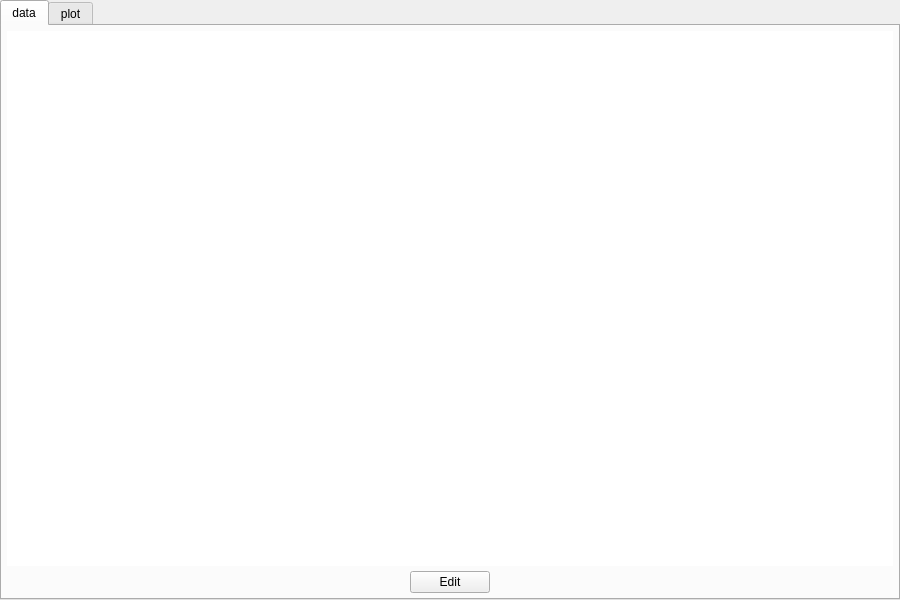
<?xml version="1.0" encoding="UTF-8"?>
<ui version="4.0">
 <class>CsvDataDialogui</class>
 <widget class="QFrame" name="CsvDataDialogui">
  <property name="geometry">
   <rect>
    <x>0</x>
    <y>0</y>
    <width>900</width>
    <height>600</height>
   </rect>
  </property>
  <property name="sizePolicy">
   <sizepolicy hsizetype="Minimum" vsizetype="Minimum">
    <horstretch>0</horstretch>
    <verstretch>0</verstretch>
   </sizepolicy>
  </property>
  <property name="minimumSize">
   <size>
    <width>900</width>
    <height>600</height>
   </size>
  </property>
  <property name="windowTitle">
   <string>Frame</string>
  </property>
  <layout class="QVBoxLayout" name="verticalLayout_4">
   <property name="spacing">
    <number>0</number>
   </property>
   <property name="leftMargin">
    <number>0</number>
   </property>
   <property name="topMargin">
    <number>0</number>
   </property>
   <property name="rightMargin">
    <number>0</number>
   </property>
   <property name="bottomMargin">
    <number>0</number>
   </property>
   <item>
    <widget class="QTabWidget" name="tabWidget">
     <property name="minimumSize">
      <size>
       <width>688</width>
       <height>0</height>
      </size>
     </property>
     <property name="currentIndex">
      <number>0</number>
     </property>
     <widget class="QWidget" name="tab">
      <attribute name="title">
       <string>data</string>
      </attribute>
      <layout class="QVBoxLayout" name="verticalLayout" stretch="99,1">
       <property name="spacing">
        <number>5</number>
       </property>
       <property name="leftMargin">
        <number>5</number>
       </property>
       <property name="topMargin">
        <number>5</number>
       </property>
       <property name="rightMargin">
        <number>5</number>
       </property>
       <property name="bottomMargin">
        <number>5</number>
       </property>
       <item>
        <widget class="QTableWidget" name="tableWidget">
         <property name="frameShape">
          <enum>QFrame::NoFrame</enum>
         </property>
         <property name="gridStyle">
          <enum>Qt::SolidLine</enum>
         </property>
        </widget>
       </item>
       <item>
        <layout class="QHBoxLayout" name="horizontalLayout" stretch="1,0,1">
         <property name="spacing">
          <number>5</number>
         </property>
         <item>
          <spacer name="horizontalSpacer_3">
           <property name="orientation">
            <enum>Qt::Horizontal</enum>
           </property>
           <property name="sizeHint" stdset="0">
            <size>
             <width>40</width>
             <height>20</height>
            </size>
           </property>
          </spacer>
         </item>
         <item>
          <widget class="QPushButton" name="pushButton_2">
           <property name="text">
            <string>Edit</string>
           </property>
          </widget>
         </item>
         <item>
          <spacer name="horizontalSpacer">
           <property name="orientation">
            <enum>Qt::Horizontal</enum>
           </property>
           <property name="sizeHint" stdset="0">
            <size>
             <width>40</width>
             <height>20</height>
            </size>
           </property>
          </spacer>
         </item>
        </layout>
       </item>
      </layout>
     </widget>
     <widget class="QWidget" name="tab_2">
      <attribute name="title">
       <string>plot</string>
      </attribute>
      <layout class="QVBoxLayout" name="verticalLayout_3" stretch="0">
       <property name="spacing">
        <number>0</number>
       </property>
       <property name="leftMargin">
        <number>0</number>
       </property>
       <property name="topMargin">
        <number>0</number>
       </property>
       <property name="rightMargin">
        <number>0</number>
       </property>
       <property name="bottomMargin">
        <number>0</number>
       </property>
       <item>
        <widget class="QGroupBox" name="groupBox_3">
         <property name="title">
          <string/>
         </property>
         <layout class="QVBoxLayout" name="verticalLayout_2" stretch="1,97,0">
          <property name="spacing">
           <number>5</number>
          </property>
          <property name="leftMargin">
           <number>5</number>
          </property>
          <property name="topMargin">
           <number>5</number>
          </property>
          <property name="rightMargin">
           <number>5</number>
          </property>
          <property name="bottomMargin">
           <number>5</number>
          </property>
          <item>
           <layout class="QHBoxLayout" name="horizontalLayout_2" stretch="0,0,0,0,0,0">
            <property name="spacing">
             <number>0</number>
            </property>
            <item>
             <spacer name="horizontalSpacer_5">
              <property name="orientation">
               <enum>Qt::Horizontal</enum>
              </property>
              <property name="sizeHint" stdset="0">
               <size>
                <width>40</width>
                <height>20</height>
               </size>
              </property>
             </spacer>
            </item>
            <item>
             <widget class="QLabel" name="label_9">
              <property name="text">
               <string>cpk: </string>
              </property>
             </widget>
            </item>
            <item>
             <widget class="QLabel" name="cpkmode">
              <property name="text">
               <string>double limit</string>
              </property>
             </widget>
            </item>
            <item>
             <widget class="QLabel" name="label">
              <property name="text">
               <string>, chart: </string>
              </property>
             </widget>
            </item>
            <item>
             <widget class="QLabel" name="chartmode">
              <property name="text">
               <string>histogram</string>
              </property>
             </widget>
            </item>
            <item>
             <spacer name="horizontalSpacer_6">
              <property name="orientation">
               <enum>Qt::Horizontal</enum>
              </property>
              <property name="sizeHint" stdset="0">
               <size>
                <width>40</width>
                <height>20</height>
               </size>
              </property>
             </spacer>
            </item>
           </layout>
          </item>
          <item>
           <layout class="QHBoxLayout" name="horizontalLayout_8" stretch="99,1">
            <property name="spacing">
             <number>5</number>
            </property>
            <item>
             <layout class="QVBoxLayout" name="verticalLayout_5"/>
            </item>
            <item>
             <layout class="QVBoxLayout" name="verticalLayout_7">
              <property name="spacing">
               <number>10</number>
              </property>
              <property name="leftMargin">
               <number>0</number>
              </property>
              <property name="topMargin">
               <number>0</number>
              </property>
              <property name="rightMargin">
               <number>0</number>
              </property>
              <property name="bottomMargin">
               <number>0</number>
              </property>
              <item>
               <widget class="QPushButton" name="pushButton_4">
                <property name="enabled">
                 <bool>false</bool>
                </property>
                <property name="sizePolicy">
                 <sizepolicy hsizetype="Minimum" vsizetype="Minimum">
                  <horstretch>0</horstretch>
                  <verstretch>0</verstretch>
                 </sizepolicy>
                </property>
                <property name="minimumSize">
                 <size>
                  <width>30</width>
                  <height>30</height>
                 </size>
                </property>
                <property name="maximumSize">
                 <size>
                  <width>30</width>
                  <height>30</height>
                 </size>
                </property>
                <property name="toolTip">
                 <string>select mode</string>
                </property>
                <property name="text">
                 <string/>
                </property>
               </widget>
              </item>
              <item>
               <widget class="QPushButton" name="pushButton_3">
                <property name="sizePolicy">
                 <sizepolicy hsizetype="Minimum" vsizetype="Minimum">
                  <horstretch>0</horstretch>
                  <verstretch>0</verstretch>
                 </sizepolicy>
                </property>
                <property name="minimumSize">
                 <size>
                  <width>30</width>
                  <height>30</height>
                 </size>
                </property>
                <property name="maximumSize">
                 <size>
                  <width>30</width>
                  <height>30</height>
                 </size>
                </property>
                <property name="toolTip">
                 <string>drag mode</string>
                </property>
                <property name="text">
                 <string/>
                </property>
               </widget>
              </item>
              <item>
               <widget class="QPushButton" name="pushButton_5">
                <property name="enabled">
                 <bool>false</bool>
                </property>
                <property name="sizePolicy">
                 <sizepolicy hsizetype="Minimum" vsizetype="Minimum">
                  <horstretch>0</horstretch>
                  <verstretch>0</verstretch>
                 </sizepolicy>
                </property>
                <property name="minimumSize">
                 <size>
                  <width>30</width>
                  <height>30</height>
                 </size>
                </property>
                <property name="maximumSize">
                 <size>
                  <width>30</width>
                  <height>30</height>
                 </size>
                </property>
                <property name="toolTip">
                 <string>reset plot</string>
                </property>
                <property name="text">
                 <string/>
                </property>
               </widget>
              </item>
              <item>
               <widget class="QPushButton" name="pushButton_6">
                <property name="enabled">
                 <bool>false</bool>
                </property>
                <property name="sizePolicy">
                 <sizepolicy hsizetype="Minimum" vsizetype="Minimum">
                  <horstretch>0</horstretch>
                  <verstretch>0</verstretch>
                 </sizepolicy>
                </property>
                <property name="minimumSize">
                 <size>
                  <width>30</width>
                  <height>30</height>
                 </size>
                </property>
                <property name="maximumSize">
                 <size>
                  <width>30</width>
                  <height>30</height>
                 </size>
                </property>
                <property name="toolTip">
                 <string>plot selection</string>
                </property>
                <property name="text">
                 <string/>
                </property>
               </widget>
              </item>
              <item>
               <widget class="QPushButton" name="pushButton_7">
                <property name="enabled">
                 <bool>false</bool>
                </property>
                <property name="sizePolicy">
                 <sizepolicy hsizetype="Minimum" vsizetype="Minimum">
                  <horstretch>0</horstretch>
                  <verstretch>0</verstretch>
                 </sizepolicy>
                </property>
                <property name="minimumSize">
                 <size>
                  <width>30</width>
                  <height>30</height>
                 </size>
                </property>
                <property name="maximumSize">
                 <size>
                  <width>30</width>
                  <height>30</height>
                 </size>
                </property>
                <property name="toolTip">
                 <string>cpk mode</string>
                </property>
                <property name="text">
                 <string/>
                </property>
               </widget>
              </item>
              <item>
               <widget class="QPushButton" name="pushButton_8">
                <property name="enabled">
                 <bool>true</bool>
                </property>
                <property name="sizePolicy">
                 <sizepolicy hsizetype="Minimum" vsizetype="Minimum">
                  <horstretch>0</horstretch>
                  <verstretch>0</verstretch>
                 </sizepolicy>
                </property>
                <property name="minimumSize">
                 <size>
                  <width>30</width>
                  <height>30</height>
                 </size>
                </property>
                <property name="maximumSize">
                 <size>
                  <width>30</width>
                  <height>30</height>
                 </size>
                </property>
                <property name="toolTip">
                 <string>chart mode</string>
                </property>
                <property name="text">
                 <string/>
                </property>
               </widget>
              </item>
              <item>
               <widget class="QPushButton" name="pushButton_9">
                <property name="sizePolicy">
                 <sizepolicy hsizetype="Minimum" vsizetype="Minimum">
                  <horstretch>0</horstretch>
                  <verstretch>0</verstretch>
                 </sizepolicy>
                </property>
                <property name="minimumSize">
                 <size>
                  <width>30</width>
                  <height>30</height>
                 </size>
                </property>
                <property name="maximumSize">
                 <size>
                  <width>30</width>
                  <height>30</height>
                 </size>
                </property>
                <property name="toolTip">
                 <string>grr config</string>
                </property>
                <property name="text">
                 <string/>
                </property>
               </widget>
              </item>
              <item>
               <widget class="QPushButton" name="pushButton_10">
                <property name="sizePolicy">
                 <sizepolicy hsizetype="Minimum" vsizetype="Minimum">
                  <horstretch>0</horstretch>
                  <verstretch>0</verstretch>
                 </sizepolicy>
                </property>
                <property name="minimumSize">
                 <size>
                  <width>30</width>
                  <height>30</height>
                 </size>
                </property>
                <property name="maximumSize">
                 <size>
                  <width>30</width>
                  <height>30</height>
                 </size>
                </property>
                <property name="font">
                 <font>
                  <pointsize>15</pointsize>
                  <bold>false</bold>
                 </font>
                </property>
                <property name="toolTip">
                 <string>refresh item</string>
                </property>
                <property name="text">
                 <string>R</string>
                </property>
               </widget>
              </item>
              <item>
               <spacer name="verticalSpacer">
                <property name="orientation">
                 <enum>Qt::Vertical</enum>
                </property>
                <property name="sizeHint" stdset="0">
                 <size>
                  <width>20</width>
                  <height>40</height>
                 </size>
                </property>
               </spacer>
              </item>
             </layout>
            </item>
           </layout>
          </item>
          <item>
           <layout class="QHBoxLayout" name="horizontalLayout_5">
            <property name="spacing">
             <number>5</number>
            </property>
            <item>
             <spacer name="horizontalSpacer_2">
              <property name="orientation">
               <enum>Qt::Horizontal</enum>
              </property>
              <property name="sizeHint" stdset="0">
               <size>
                <width>40</width>
                <height>20</height>
               </size>
              </property>
             </spacer>
            </item>
            <item>
             <widget class="QPushButton" name="pushButton">
              <property name="text">
               <string>Item</string>
              </property>
             </widget>
            </item>
            <item>
             <spacer name="horizontalSpacer_4">
              <property name="orientation">
               <enum>Qt::Horizontal</enum>
              </property>
              <property name="sizeHint" stdset="0">
               <size>
                <width>40</width>
                <height>20</height>
               </size>
              </property>
             </spacer>
            </item>
           </layout>
          </item>
         </layout>
        </widget>
       </item>
      </layout>
     </widget>
    </widget>
   </item>
  </layout>
 </widget>
 <resources/>
 <connections/>
</ui>
